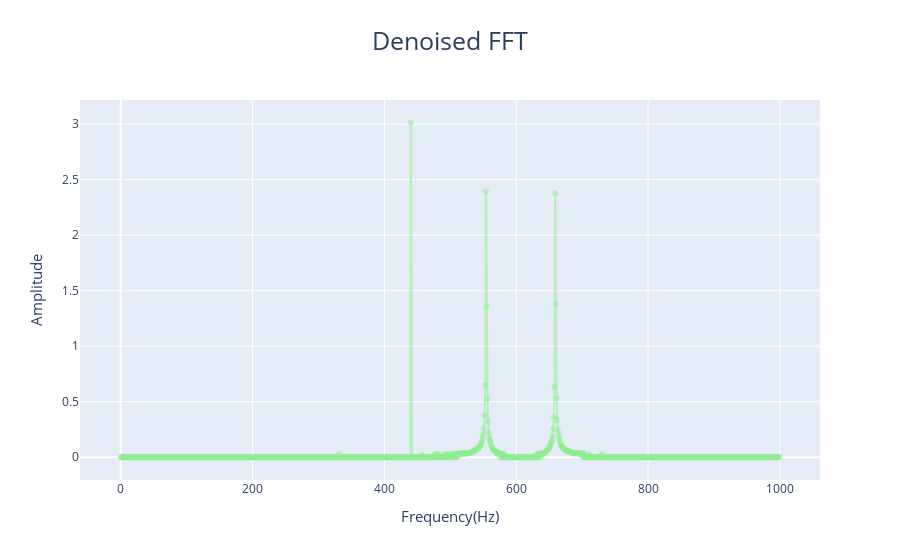

Write notebook code for a chart like this one.
### Code cell
full_mask = abs(noisy_a_chord_fft) > 0.025
fhat = full_mask * noisy_a_chord_fft

graph_denoised_a_chord_fft = go.Figure()
graph_denoised_a_chord_fft.add_trace(go.Scatter(
    x=freq[:1000],
    y=np.real(np.abs(fhat[:1000])),
    mode='markers+lines',
    name='A chord FFT',
    line=dict(color='rgba(144, 238, 144, 0.5)'), 
))
graph_denoised_a_chord_fft.update_layout(
    title=dict(
        text='Denoised FFT',
        xanchor='center',
        x = 0.5,
        font_size=25,
    ),
    xaxis_title=dict(text='Frequency(Hz)', font_size=15),
    yaxis_title=dict(text='Amplitude', font_size=15),
)
graph_denoised_a_chord_fft.show()
denoised_achord_ifft = np.fft.ifft(fhat * N / 2)

### Figure 1 — Plotly figure (JSON) as saved in the notebook; plotly's stock layout.template omitted (floating-point values rounded to 4 significant figures; data arrays with more than 128 entries replaced by an {"elided": "..."} marker saying what was removed)
{"data": [{"line": {"color": "rgba(144, 238, 144, 0.5)"}, "mode": "markers+lines", "name": "A chord FFT", "type": "scatter", "x": {"elided": "1000 float values"}, "y": {"elided": "1000 float values"}}], "layout": {"title": {"font": {"size": 25}, "text": "Denoised FFT", "x": 0.5, "xanchor": "center"}, "xaxis": {"title": {"font": {"size": 15}, "text": "Frequency(Hz)"}}, "yaxis": {"title": {"font": {"size": 15}, "text": "Amplitude"}}}}
